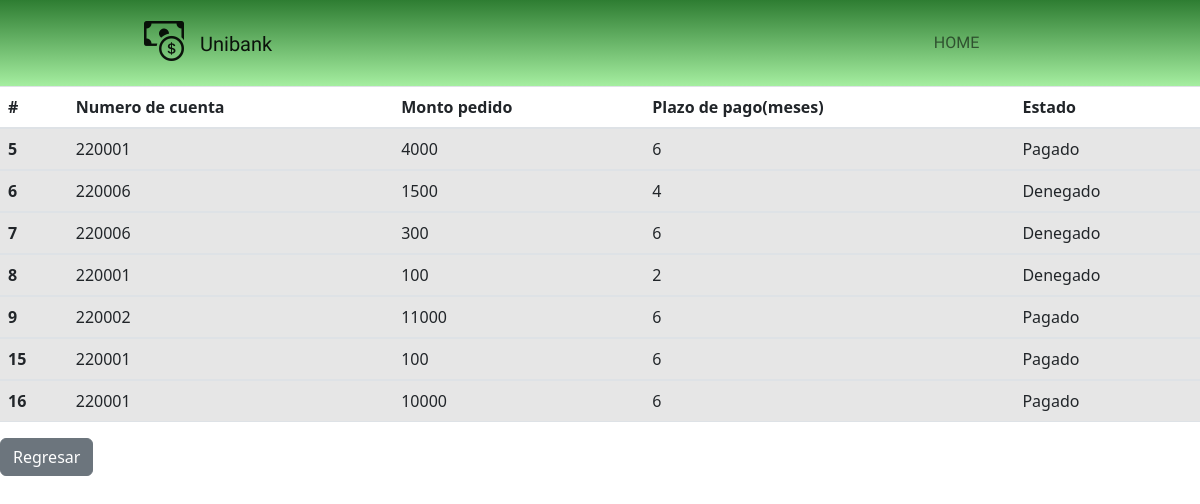
Page /estatusPedido/estatusPedido.php on the earlier database version.
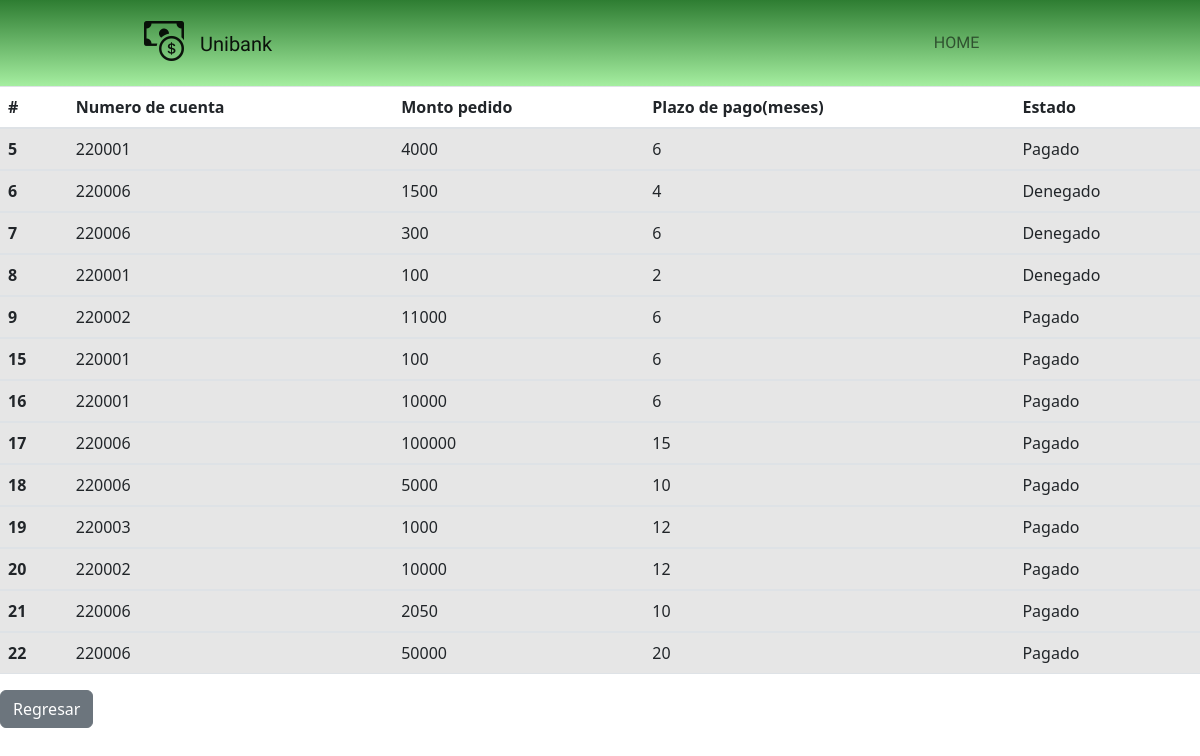
Same page on the later database version.
### tables this page shows
CREATE TABLE `prestamos` (
  `id` int(11) NOT NULL,
  `NoCli` int(11) NOT NULL,
  `dinero` int(11) NOT NULL,
  `meses` int(11) NOT NULL,
  `status` varchar(50) NOT NULL
);

### estatusPedido/estatusPedido.php (the view, shortened to what this page needs)
<?php
require '../vistas/headerEjecutivo.php';
$conexion=mysqli_connect('localhost','root','','unibank');
?>
<!DOCTYPE html>
 <html>
 <head>
<link href="https://cdn.jsdelivr.net/npm/bootstrap@5.2.1/dist/css/bootstrap.min.css" rel="stylesheet">
 </head>
<body>
  <table class="table table-striped table-hover">
  <thead>
    <tr>
      <th scope="col">#</th>
      <th scope="col">Numero de cuenta</th>
      <th scope="col">Monto pedido</th>
      <th scope="col">Plazo de pago(meses)</th>
      <th scope="col">Estado</th>
    </tr>
  </thead>
  <?php
  $sql="SELECT * FROM prestamos";
  $result=mysqli_query($conexion,$sql);
  while($mostrar=mysqli_fetch_array($result)){
  ?>
  <tbody>
    <tr>
      <th scope="row"><?php echo $mostrar['id'] ?></th>
      <td><?php echo $mostrar['NoCli'] ?></td>
      <td><?php echo $mostrar['dinero'] ?></td>
      <td><?php echo $mostrar['meses'] ?></td>
      <td><?php echo $mostrar['status'] ?></td>
    </tr>
  <?php
  }
  ?>
  </table>
  <a href="../ejecutivo.php" class="btn btn-secondary">Regresar</a>
</body>

### vistas/headerEjecutivo.php (shortened to what this page needs)
<!DOCTYPE html>
<html lang="en">
<head>
  <link rel="stylesheet" href="https://stackpath.bootstrapcdn.com/bootstrap/4.3.1/css/bootstrap.min.css"
 />
  <link rel="stylesheet" href="https://use.fontawesome.com/releases/v5.7.2/css/all.css"
>
  <link rel="stylesheet" href="https://cdn.jsdelivr.net/npm/bootstrap-icons@1.9.1/font/bootstrap-icons.css">
  <link rel="stylesheet" href="../Style.css" />
  <link rel="stylesheet" href="../mobile-style.css">
  <link rel="stylesheet" href="../assets/bootstrap/Btrap5/css/bootstrap.min.css">
  <link rel="stylesheet" href="https://cdn.jsdelivr.net/npm/bootstrap@4.0.0/dist/css/bootstrap.min.css">
  <link rel="stylesheet" href="../css/estilosLogReg.css">
  <link rel="stylesheet" href="../assets/bootstrap/Btrap5/css/features.css">
</head>
<body>
  <header>
    <div class="container-fluid p-0">
      <nav class="navbar navbar-expand-lg">
        <a class="navbar-brand" href="../index.php">
          <i class="bi bi-cash-coin fa-2x mx-3"></i>Unibank
        </a>
        <div class="collapse navbar-collapse" id="navbarNav">
          <ul class="navbar-nav">
            <li class="nav-item active">
              <a class="nav-link" href="../ejecutivo.php">HOME
              </a>
            </li>
            <li class="nav-item" >
             <a class="nav-link" href="./funciones/cerrarSesion.php">
              </a>
              </li>
          </ul>
        </div>
      </nav>
    </div>
  </header>

### Style.css (style rules this page uses)
* { box-sizing: border-box; }
header, section { overflow-x: hidden; }
:root { --Sniglet-font: "Sniglet", cursive; --Rubik: "Rubik", cursive; --Patua: "Patua One", cursive; --Lobster: "lobster", cursive; --light-black: #2e2c2caf; --bggradient: linear-gradient(to bottom, #2e7d32, #a5eea0); --light-gray: rgba(255, 255, 255, 0.877); }
header a { font-family: var(--Sniglet-font); font-size: 0.9em; color: whitesmoke; }
header .nav-item:last-child { padding-right: 10.5em; }
header .nav-item { padding: 0.9em; }
header .navbar-brand { padding-left: 8rem; }
header { background: #ff512f; background: var(--bggradient); }
body { background:#F2F2F2; font-size: 16px; font-family:"Roboto", Arial, sans-serif, helvetica; }

### css/estilosLogReg.css (style rules this page uses)
* { margin: 0; padding: 0; -webkit-box-sizing: border-box; -moz-box-sizing: border-box; box-sizing: border-box; }
body { font-size: 16px; font-family: 'Raleway', sans-serif; background: #1b2e35; color:#fff; }
a { text-decoration: none; color:#B8711B; }

Differences in the rows shown:
added prestamos: id "17", NoCli "220006", dinero "100000", meses "15", status "Pagado"
added prestamos: id "18", NoCli "220006", dinero "5000", meses "10", status "Pagado"
added prestamos: id "19", NoCli "220003", dinero "1000", meses "12", status "Pagado"
added prestamos: id "20", NoCli "220002", dinero "10000", meses "12", status "Pagado"
added prestamos: id "21", NoCli "220006", dinero "2050", meses "10", status "Pagado"
added prestamos: id "22", NoCli "220006", dinero "50000", meses "20", status "Pagado"
